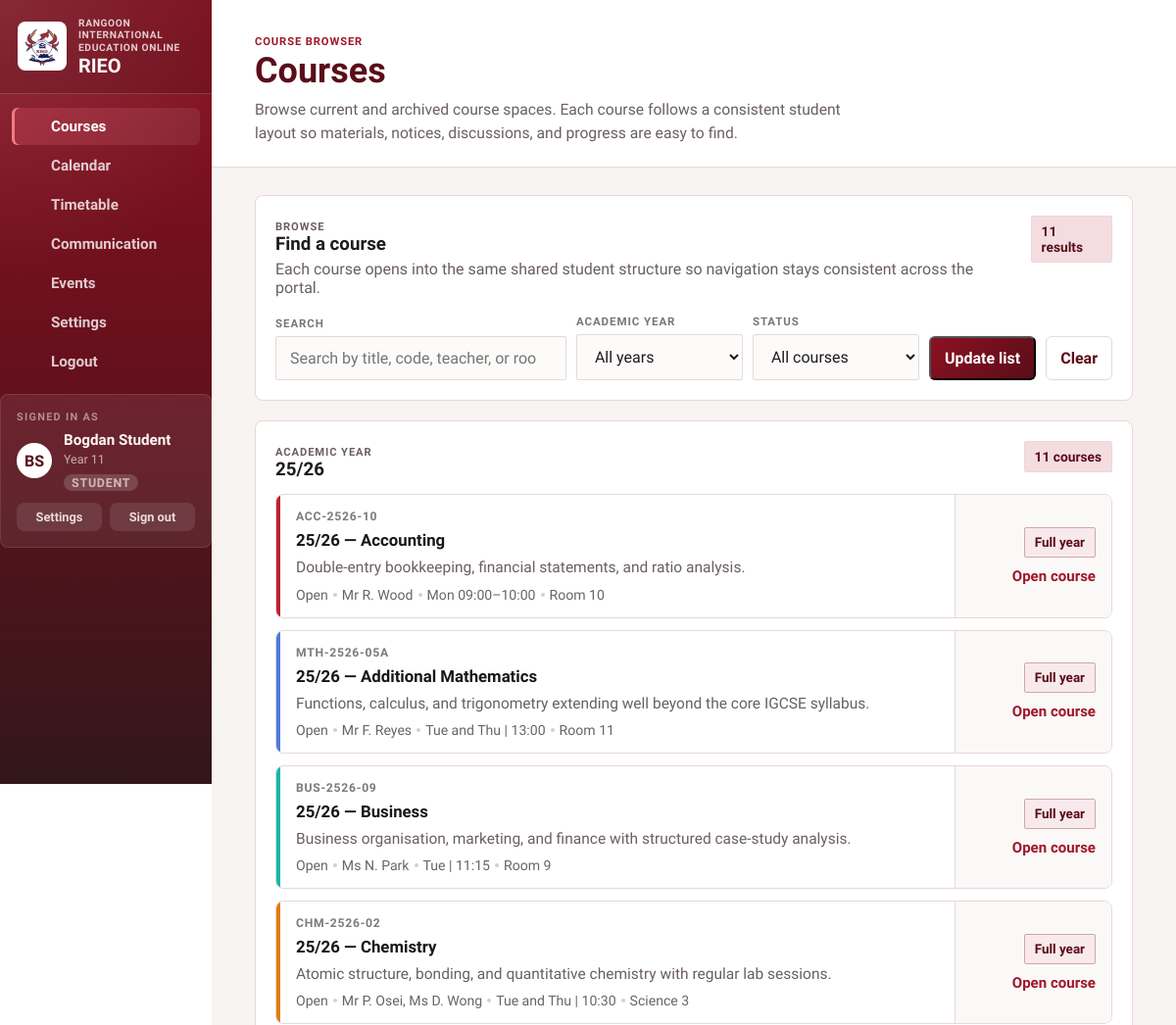
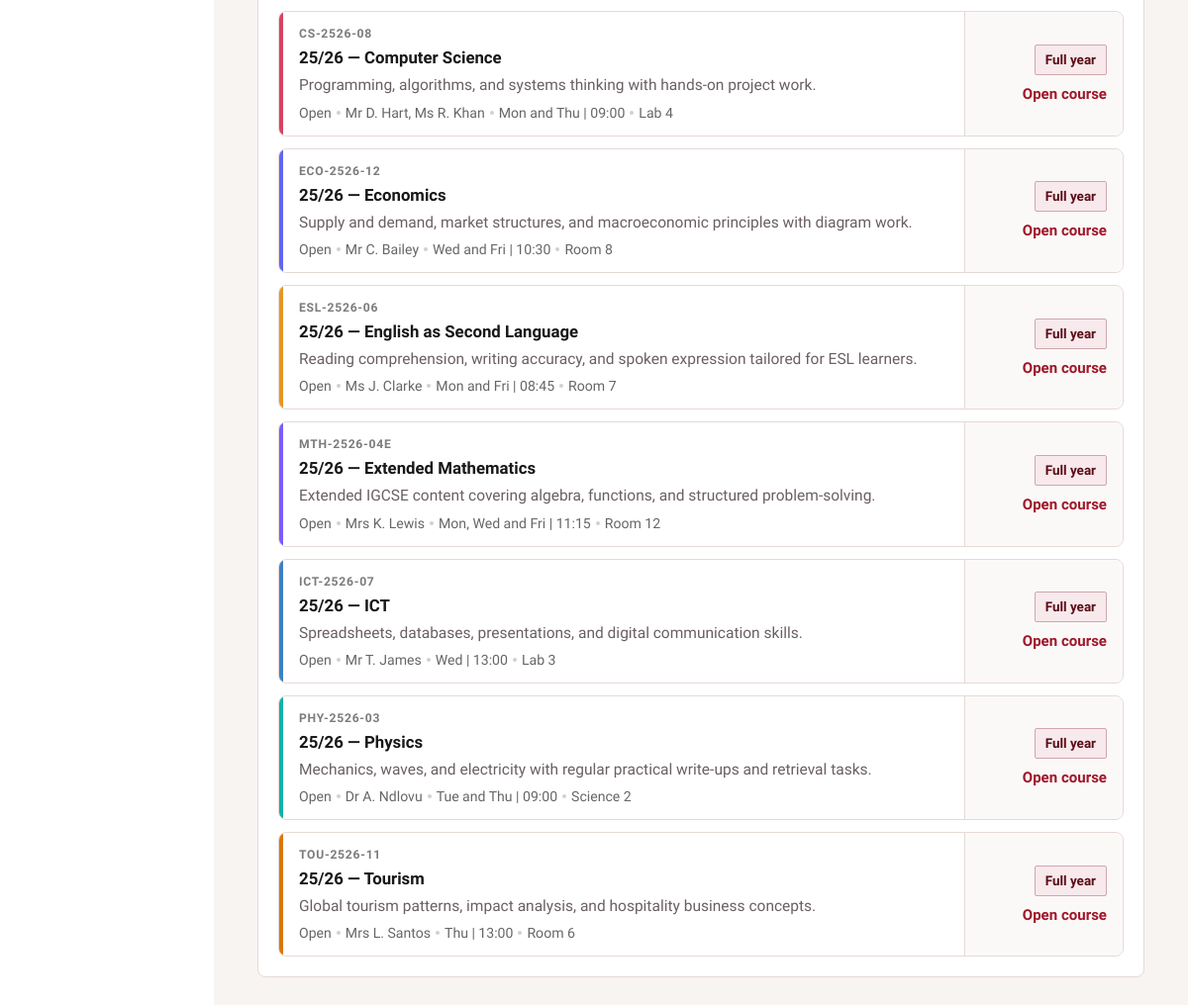
Page /courses.php (signed in) on the committed database (2 pictures, top to bottom).
### tables this page shows
CREATE TABLE "users" (
                    id            INTEGER PRIMARY KEY AUTOINCREMENT,
                    username      TEXT    NOT NULL UNIQUE,
                    email         TEXT    NOT NULL UNIQUE,
                    password_hash TEXT    NOT NULL,
                    name          TEXT    NOT NULL,
                    year          TEXT    NOT NULL DEFAULT 'Year 11',
                    programme     TEXT    NOT NULL DEFAULT 'General',
                    initials      TEXT    NOT NULL DEFAULT 'ST',
                    role          TEXT    NOT NULL DEFAULT 'student'
                                          CHECK(role IN ('owner','admin','teacher','student')),
                    created_at    TEXT    NOT NULL DEFAULT (datetime('now'))
                );

CREATE TABLE courses (
        id            INTEGER PRIMARY KEY AUTOINCREMENT,
        slug          TEXT    NOT NULL UNIQUE,
        code          TEXT    NOT NULL,
        title         TEXT    NOT NULL,
        full_title    TEXT    NOT NULL,
        summary       TEXT    NOT NULL,
        year_group    TEXT    NOT NULL DEFAULT '25/26',
        term          TEXT    NOT NULL DEFAULT 'Full year',
        status        TEXT    NOT NULL DEFAULT 'open',
        status_label  TEXT    NOT NULL DEFAULT 'Open',
        accent        TEXT    NOT NULL DEFAULT '#c1202f',
        meeting       TEXT    NOT NULL DEFAULT 'TBA',
        room          TEXT    NOT NULL DEFAULT 'TBA',
        notice        TEXT    NOT NULL DEFAULT '',
        student_count INTEGER NOT NULL DEFAULT 0
    );

### public/courses.php (the view, shortened to what the rows shown need)
<?php
require_once __DIR__ . '/../bootstrap.php';
require_once __DIR__ . '/../course_catalog.php';
$active_page = 'courses';
$page_eyebrow = 'Course browser';
$page_heading = 'Courses';
$page_description = 'Browse current and archived course spaces. Each course follows a consistent student layout so materials, notices, discussions, and progress are easy to find.';
$currentUser  = portal_current_user();
$catalog      = portal_user_course_catalog((int) $currentUser['id']);
$query        = trim((string) ($_GET['q'] ?? ''));
$yearFilter   = (string) ($_GET['year'] ?? 'all');
$statusFilter = (string) ($_GET['status'] ?? 'all');
$filteredCourses = array_values(array_filter(
    $catalog,
    static function (array $course) use ($query, $yearFilter, $statusFilter): bool {
        if ($yearFilter !== 'all' && $course['year_group'] !== $yearFilter) {
            return false;
        }
        if ($statusFilter !== 'all' && $course['status'] !== $statusFilter) {
            return false;
        }
        if ($query === '') {
            return true;
        }
        $haystack = implode(' ', [
            $course['code'],
            $course['title'],
            $course['full_title'],
            $course['summary'],
            $course['room'],
            $course['meeting'],
            implode(' ', array_column($course['staff'], 'name')),
        ]);
        return stripos($haystack, $query) !== false;
    }
));
$groupedCourses = portal_group_courses_by_year($filteredCourses);
$resultCount = count($filteredCourses);
?>
<section class="course-browser">
    <article class="card-shell">
        <div class="section-head">
            <div>
                <p class="eyebrow">Browse</p>
                <h3 class="card-title">Find a course</h3>
                <p>Each course opens into the same shared student structure so navigation stays consistent across the portal.</p>
            </div>
            <span class="chip"><?= $resultCount ?> results</span>
        </div>
        <form class="course-filter-form" method="get" action="courses.php">
            <label class="course-filter-field">
                <span>Search</span>
                <input type="search" name="q" value="<?= portal_escape($query) ?>" placeholder="Search by title, code, teacher, or room">
            </label>
            <label class="course-filter-field">
                <span>Academic year</span>
                <select name="year">
                    <option value="all">All years</option>
                </select>
            </label>
            <label class="course-filter-field">
                <span>Status</span>
                <select name="status">
                    <option value="all"<?= $statusFilter === 'all' ? ' selected' : '' ?>>All courses</option>
                </select>
            </label>
            <div class="course-filter-actions">
                <button class="button" type="submit">Update list</button>
                <a class="button-secondary" href="courses.php">Clear</a>
            </div>
        </form>
    </article>
    <?php if ($resultCount === 0): ?>
        <article class="card-shell course-empty-state">
            <h3 class="card-title">No courses match those filters.</h3>
            <p>Try a broader search or clear the filters to see every course again.</p>
        </article>
    <?php else: ?>
        <?php foreach ($groupedCourses as $year => $courses): ?>
            <article class="card-shell course-year-shell">
                <div class="section-head">
                    <div>
                        <p class="eyebrow">Academic year</p>
                        <h3 class="card-title"><?= portal_escape($year) ?></h3>
                    </div>
                    <span class="chip"><?= count($courses) ?> courses</span>
                </div>
                <div class="course-list">
                    <?php foreach ($courses as $course): ?>
                        <a class="course-list-item" href="course.php?course=<?= portal_escape($course['slug']) ?>&amp;section=content" style="--course-accent: <?= portal_escape($course['accent']) ?>;">
                            <span class="course-list-accent" aria-hidden="true"></span>
                            <div class="course-list-copy">
                                <p class="course-list-code"><?= portal_escape($course['code']) ?></p>
                                <h3><?= portal_escape($course['full_title']) ?></h3>
                                <p class="course-list-summary"><?= portal_escape($course['summary']) ?></p>
                                <div class="course-list-meta">
                                    <span><?= portal_escape($course['status_label']) ?></span>
                                    <span><?= portal_escape(implode(', ', array_column($course['staff'], 'name'))) ?></span>
                                    <span><?= portal_escape($course['meeting']) ?></span>
                                    <span><?= portal_escape($course['room']) ?></span>
                                </div>
                            </div>
                            <div class="course-list-right">
                                <span class="course-status-pill<?= $course['status'] === 'open' ? ' active' : '' ?>"><?= portal_escape($course['term']) ?></span>
                                <span class="course-list-link">Open course</span>
                            </div>
                        </a>
                    <?php endforeach; ?>
                </div>
            </article>
        <?php endforeach; ?>
    <?php endif; ?>
</section>
<?php
$page_content = ob_get_clean();
require __DIR__ . '/../layout.php';

### layout.php (shortened to what the rows shown need)
<?php
require_once __DIR__ . '/bootstrap.php';
$layout_variant = $layout_variant ?? $layoutVariant ?? 'app';
$active_page = $active_page ?? $activePage ?? 'courses';
$page_eyebrow = $page_eyebrow ?? $pageEyebrow ?? 'Student workspace';
$page_heading = $page_heading ?? $pageHeading ?? 'Courses';
$page_description = $page_description ?? $pageDescription ?? 'Keep up with your classes, deadlines, and the things happening around school.';
$page_content = $page_content ?? $pageContent ?? '';
$auth_heading = $auth_heading ?? $authHeading ?? portal_school_name();
$navItems = [
    ['key' => 'courses',       'label' => 'Courses',       'href' => 'courses.php',       'icon' => 'book-open'],
    ['key' => 'calendar',      'label' => 'Calendar',      'href' => 'calendar.php',      'icon' => 'calendar'],
    ['key' => 'timetable',     'label' => 'Timetable',     'href' => 'timetable.php',     'icon' => 'clock'],
    ['key' => 'communication', 'label' => 'Communication', 'href' => 'communication.php', 'icon' => 'megaphone'],
    ['key' => 'events',        'label' => 'Events',        'href' => 'events.php',        'icon' => 'sparkles'],
    ['key' => 'settings',      'label' => 'Settings',      'href' => 'settings.php',      'icon' => 'settings'],
    ['key' => 'logout',        'label' => 'Logout',        'href' => 'logout.php',        'icon' => 'log-out'],
];
$asset_version = '20260426k';
$logo_src = 'assets/rieo-crest.svg?v=' . $asset_version;
$style_src = '../style.css?v=' . $asset_version;
?>
<!DOCTYPE html>
<html lang="en">
<head>
    <link rel="stylesheet" href="<?= portal_escape($style_src) ?>">
</head>
<body<?= $layout_variant === 'auth' ? ' class="login-body"' : '' ?>>
    <?php if ($layout_variant === 'auth'): ?>
        <main class="login-shell">
            <section class="login-panel">
                <div class="login-brand">
                    <img class="auth-main-logo" src="<?= portal_escape($logo_src) ?>" width="56" height="56" alt="<?= portal_escape(portal_school_name()) ?> crest">
                    <div>
                        <strong><?= portal_escape(portal_school_short_name()) ?></strong>
                        <span><?= portal_escape($auth_heading) ?></span>
                    </div>
                </div>
                <?= $page_content ?>
            </section>
        </main>
    <?php else: ?>
        <div class="portal-shell">
            <aside class="sidebar">
                <div class="brand-block">
                    <img class="brand-logo" src="<?= portal_escape($logo_src) ?>" width="82" height="82" alt="<?= portal_escape(portal_school_name()) ?> crest">
                    <div>
                        <p class="brand-kicker"><?= portal_escape(portal_school_name()) ?></p>
                        <h1><?= portal_escape(portal_school_short_name()) ?></h1>
                    </div>
                </div>
                <nav class="sidebar-nav" aria-label="Sidebar">
                    <?php foreach ($navItems as $item): ?>
                        <?php $isActive = $item['key'] === $active_page; ?>
                        <a class="nav-link<?= $isActive ? ' active' : '' ?>" href="<?= portal_escape($item['href']) ?>">
                            <?= portal_icon($item['icon'], 'nav-icon') ?>
                            <span><?= portal_escape($item['label']) ?></span>
                        </a>
                    <?php endforeach; ?>
                </nav>
                <?php
                    $__sidebarUser = portal_current_user();
                    $__sidebarRole = portal_current_user_role();
                    $__sidebarMeta = $__sidebarUser['year'] ?? '';
                ?>
                <div class="sidebar-user-card">
                    <p class="sidebar-logged-in-label">Signed in as</p>
                    <div class="sidebar-user-row">
                        <div class="student-avatar"><?= portal_escape($__sidebarUser['initials'] ?? 'ST') ?></div>
                        <div class="sidebar-user-info">
                            <strong><?= portal_escape($__sidebarUser['name'] ?? 'Student') ?></strong>
                            <span><?= portal_escape($__sidebarMeta) ?></span>
                            <span class="sidebar-role-badge sidebar-role-badge--<?= portal_escape($__sidebarRole) ?>"><?= portal_escape(ucfirst($__sidebarRole)) ?></span>
                        </div>
                    </div>
                    <div class="sidebar-user-actions">
                        <a class="sidebar-user-action" href="settings.php">Settings</a>
                        <a class="sidebar-user-action sidebar-user-action--danger" href="logout.php">Sign out</a>
                    </div>
                </div>
            </aside>
            <main class="main-panel">
                <header class="topbar">
                    <div>
                        <p class="eyebrow"><?= portal_escape($page_eyebrow) ?></p>
                        <h2><?= portal_escape($page_heading) ?></h2>
                        <p class="lead-copy"><?= portal_escape($page_description) ?></p>
                    </div>
                </header>
                <div class="page-content">
                    <?= $page_content ?>
                </div>
            </main>
        </div>
    <?php endif; ?>
</body>
</html>

### rows in the picture
users: role "STUDENT"
courses: code "ACC-2526-10", full_title "25/26 — Accounting", summary "Double-entry bookkeeping, financial statements, and ratio analysis.", status_label "Open", staff "Mr R. Wood", meeting "Mon 09:00–10:00", room "Room 10", term "Full year"
courses: code "MTH-2526-05A", full_title "25/26 — Additional Mathematics", summary "Functions, calculus, and trigonometry extending well beyond the core IGCSE syllabus.", status_label "Open", staff "Mr F. Reyes", meeting "Tue and Thu | 13:00", room "Room 11", term "Full year"
courses: code "BUS-2526-09", full_title "25/26 — Business", summary "Business organisation, marketing, and finance with structured case-study analysis.", status_label "Open", staff "Ms N. Park", meeting "Tue | 11:15", room "Room 9", term "Full year"
courses: code "CHM-2526-02", full_title "25/26 — Chemistry", summary "Atomic structure, bonding, and quantitative chemistry with regular lab sessions.", status_label "Open", staff "Mr P. Osei, Ms D. Wong", meeting "Tue and Thu | 10:30", room "Science 3", term "Full year"
courses: code "CS-2526-08", full_title "25/26 — Computer Science", summary "Programming, algorithms, and systems thinking with hands-on project work.", status_label "Open", staff "Mr D. Hart, Ms R. Khan", meeting "Mon and Thu | 09:00", room "Lab 4", term "Full year"
courses: code "ECO-2526-12", full_title "25/26 — Economics", summary "Supply and demand, market structures, and macroeconomic principles with diagram work.", status_label "Open", staff "Mr C. Bailey", meeting "Wed and Fri | 10:30", room "Room 8", term "Full year"
courses: code "ESL-2526-06", full_title "25/26 — English as Second Language", summary "Reading comprehension, writing accuracy, and spoken expression tailored for ESL learners.", status_label "Open", staff "Ms J. Clarke", meeting "Mon and Fri | 08:45", room "Room 7", term "Full year"
courses: code "MTH-2526-04E", full_title "25/26 — Extended Mathematics", summary "Extended IGCSE content covering algebra, functions, and structured problem-solving.", status_label "Open", staff "Mrs K. Lewis", meeting "Mon, Wed and Fri | 11:15", room "Room 12", term "Full year"
courses: code "ICT-2526-07", full_title "25/26 — ICT", summary "Spreadsheets, databases, presentations, and digital communication skills.", status_label "Open", staff "Mr T. James", meeting "Wed | 13:00", room "Lab 3", term "Full year"
courses: code "PHY-2526-03", full_title "25/26 — Physics", summary "Mechanics, waves, and electricity with regular practical write-ups and retrieval tasks.", status_label "Open", staff "Dr A. Ndlovu", meeting "Tue and Thu | 09:00", room "Science 2", term "Full year"
courses: code "TOU-2526-11", full_title "25/26 — Tourism", summary "Global tourism patterns, impact analysis, and hospitality business concepts.", status_label "Open", staff "Mrs L. Santos", meeting "Thu | 13:00", room "Room 6", term "Full year"

### other values in the picture
portal_escape(portal_school_name()) "RANGOON INTERNATIONAL EDUCATION ONLINE"
portal_escape(portal_school_short_name()) "RIEO"
portal_escape($item['label']) "Courses"
portal_escape($item['label']) "Calendar"
portal_escape($item['label']) "Timetable"
portal_escape($item['label']) "Communication"
portal_escape($item['label']) "Events"
portal_escape($item['label']) "Settings"
portal_escape($item['label']) "Logout"
portal_escape($__sidebarUser['initials'] ?? 'ST') "BS"
portal_escape($__sidebarUser['name'] ?? 'Student') "Bogdan Student"
portal_escape($__sidebarMeta) "Year 11"
portal_escape($page_eyebrow) "COURSE BROWSER"
portal_escape($page_heading) "Courses"
portal_escape($page_description) "Browse current and archived course spaces. Each course follows a consistent student layout so materials, notices, discussions, and progress are easy to find."
